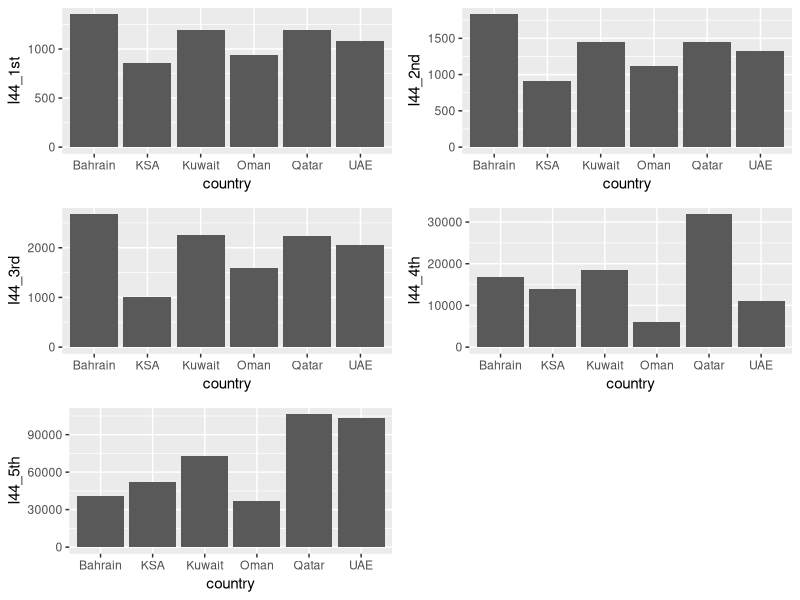

Source code (R): (Note: this script raises an error after producing the figure.)
library(ggplot2)
library(dplyr)
library(gridExtra)


setwd('C:\\Users\\secretary-1\\Udacity\\Data Analysis\\P5')
pf <- read.csv('income_per_person_gdppercapita_ppp_inflation_adjusted.csv', check.names = FALSE)
# check.names = FALSE used to disable changing years to Xyear

every_44_mean <- data.frame(country=pf[,1], I44_1st = rowMeans(pf[,2:44], na.rm=TRUE),
           I44_2nd = rowMeans(pf[,45:88], na.rm=TRUE),
           I44_3rd = rowMeans(pf[,89:132], na.rm=TRUE),
           I44_4th = rowMeans(pf[,133:176], na.rm=TRUE),
           I44_5th = rowMeans(pf[,177:220], na.rm=TRUE))

data1 <- subset(every_44_mean, 
                country == 'Saudi Arabia'| country == 'United Arab Emirates'| 
                country == 'Bahrain'| country == 'Kuwait'|
                country == 'Oman' | country == 'Qatar')

data1$country
data1$country <- c('Bahrain','Kuwait','Oman','Qatar','KSA','UAE')

p1 <- ggplot(data= data1, aes(country,I44_1st))+
  geom_col()
p2 <- ggplot(data= data1, aes(country,I44_2nd))+
  geom_col()
p3 <- ggplot(data= data1, aes(country,I44_3rd))+
  geom_col()
p4 <- ggplot(data= data1, aes(country,I44_4th))+
  geom_col()
p5 <- ggplot(data= data1, aes(country,I44_5th))+
  geom_col()

grid.arrange(p1, p2, p3, p4, p5)
names(data1)
da

library(reshape2)

convr_data1 <- melt(data1, id.vars="country", variable="duration")

ggplot(convr_data1, aes(x=country, y=value, colour=duration)) + 
  geom_point(size=2)+
  ylab('income per person')

ggplot(aes(x = country, y= value, group = 1), data = convr_data1)+
  geom_col(aes(color = duration, fill = factor(duration)))


ggplot(aes(x = duration, y= value, group = 1), data = convr_data1)+
  geom_line(aes(color = country))


pf2 <- read.csv('Book1.csv')

pf$country <- as.character(pf$country)
class(pf$country)

pf2$country <- as.character(pf2$country)
class(pf2$country)

new_pf2 <- left_join(pf, pf2, by=c('country'='country'))


new_pf2$country <- factor(new_pf2$country)
class(new_pf2$country)

convr_data2 <- melt(new_pf2, id.vars=c("country",'Location', 'Income') , variable.name="Years", value.name ='GDP')

convr_data2$Years <- as.integer(as.character(convr_data2$Years))
class(convr_data2$Years)

ggplot(data = convr_data2, aes(Years, GDP))+
  geom_line(aes(color = Income), stat = 'summary', fun.y = mean)+
  scale_x_continuous(breaks = seq(1800, 2018,20))+
  facet_wrap(~Location)

ggplot(convr_data2, aes(x= Location, fill = Income))+
  geom_bar()+
  coord_polar()

